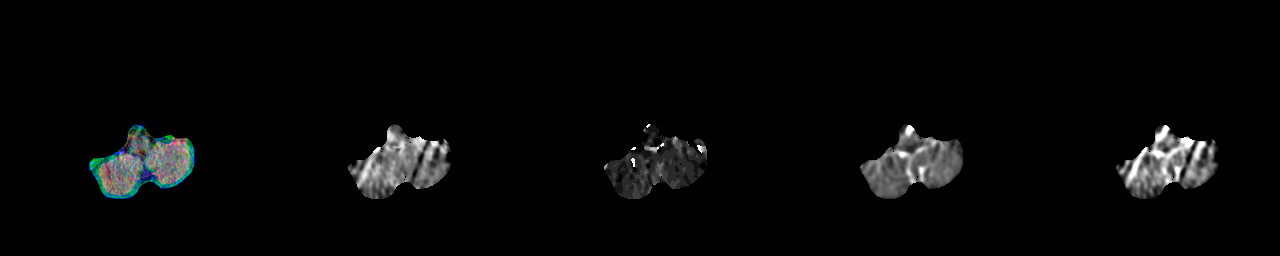
%> input picture src/sample/test/00054601_1.bmp, 1280 x 256 px
$ octave --eval "result = pct_brainMask_noEyes(imread('../../sample/test/00054601_1.bmp'));"   (GNU Octave 9; MATLAB toolbox functions it lacks are replaced by stand-ins)
%> lines starting %> are read from the running program, lines starting %| are printed output that depends on the picture; in (x1, y1, x2, y2) boxes, pixels count from 0 and x2, y2 are one past the last pixel; in counts of white or black regions, pixels touching at a corner belong together; the program's own positions count from 1
function newmask = pct_brainMask_noEyes(im,lb,ub,dsize)
% FUNCTION MASK = pct_brainMask_noEyes(IM, LB, UB, DSIZE) finds the brain mask on the given image
% by eliminating negative values and values exceeding the upper limit.
% Additionally, this function removes eyes from CT scans.
%
% INPUT:
%       IM      - Input image [Y x X]
%       LB      - Lower bound (default 0)
%       UB      - Upper bound (default 2000)
%       DSIZE   - Disk radius for morphological closing [Scalar] default:3
%
% OUTPUT:
%       MASK - Brain mask [Logical] (1 for brain region, 0 for non-brain
%       region)
%
% -Ruogu Fang 12/22/2010

if nargin < 2
    lb = 0;
    ub = 2000;
end

if nargin < 4
    dsize = 3;
end

bin = false(size(im));
bin(lb < im & im <= ub) = true;
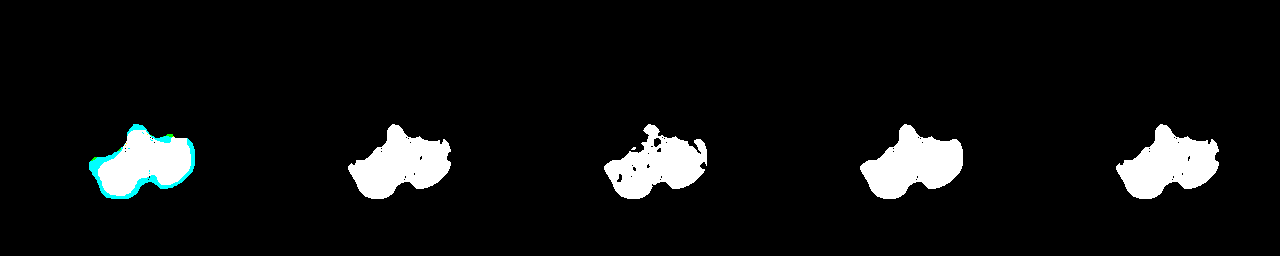
%> bin: size 256x1280x3 logical; mean R, G, B 0.066, 0.0696, 0.0694
cc = bwconncomp(bin);
%> cc = 6 connected components
% [6 lines of commented-out code are left out]
str = strel('disk',dsize);

% [7 lines of commented-out code are left out]
mask = imclose(bin,str);
%end
mask = imopen(mask,str);
str=strel('disk',9);
mask = imopen(mask,str);

% [9 lines of commented-out code are left out]

cc = bwconncomp(mask);
%> cc = 5 connected components
numPixels = cellfun(@numel,cc.PixelIdxList);
%> numPixels = [13525 13338 11952 13536 13335]
[~,idx] = max(numPixels);
%> idx = 4
newmask = false(size(mask));
try
    newmask(cc.PixelIdxList{idx})=true;
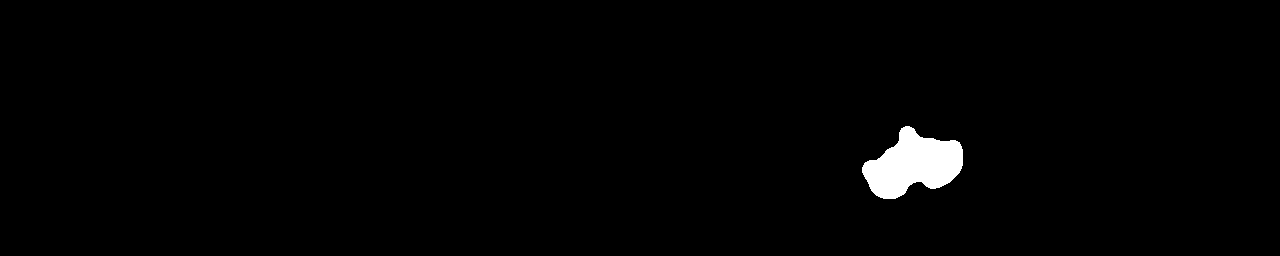
%> newmask: size 256x1280x3 logical; 1.4% white; 1 white region, box (x1, y1, x2, y2) and area: (862, 126, 963, 199) 4512
    newmask = imclose(newmask,str);
%> newmask: size 256x1280x3 logical; 1.4% white; 1 white region, box (x1, y1, x2, y2) and area: (862, 126, 963, 199) 4527
catch
end
newmask = logical(newmask);


% try using imopen -> bwconncomp to find largest component (brain) ->
% imclose
% create in pct_brainMask_noEye.m
end

$ run again, on src/sample/test/00054601_10.bmp
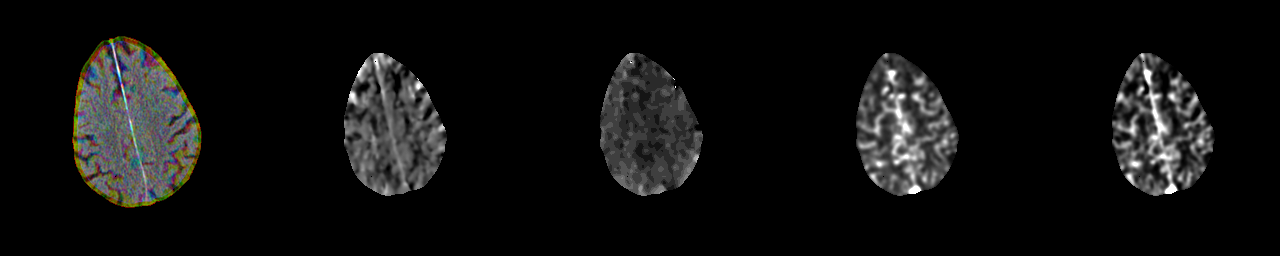
%> input picture src/sample/test/00054601_10.bmp, 1280 x 256 px
%> in pct_brainMask_noEyes, `bin(lb < im & im <= ub) = true;`:
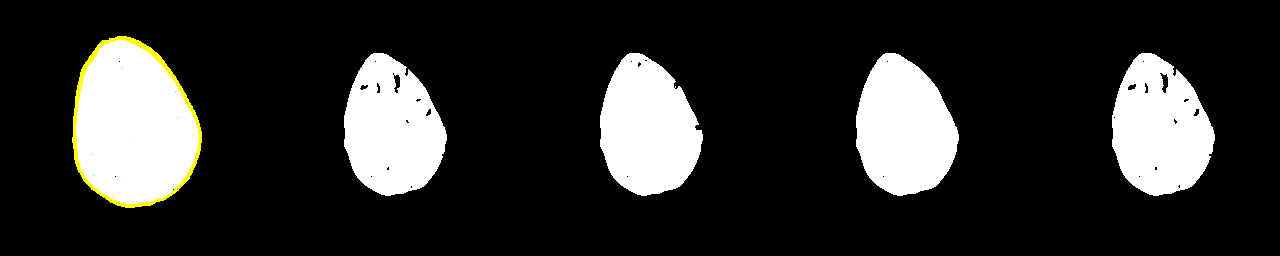
%> bin: size 256x1280x3 logical; mean R, G, B 0.182, 0.182, 0.177
%> cc = 5 connected components
%> numPixels = [48960 32058 32256 32406 31926]
%> idx = 1
%> in pct_brainMask_noEyes, `newmask(cc.PixelIdxList{idx})=true;`:
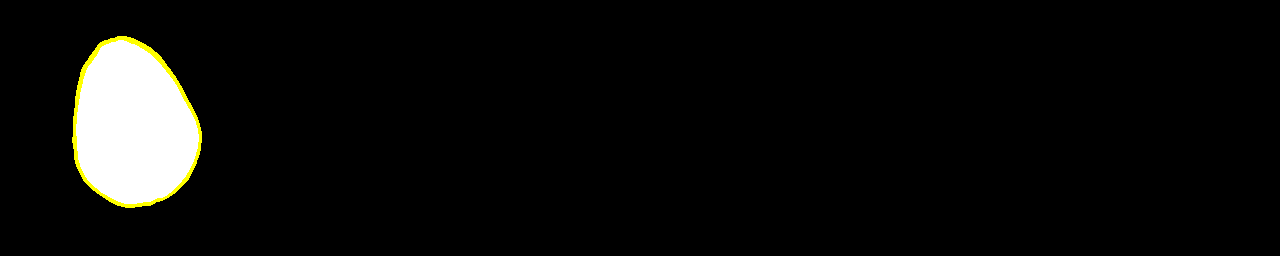
%> newmask: size 256x1280x3 logical; mean R, G, B 0.0517, 0.0517, 0.046
